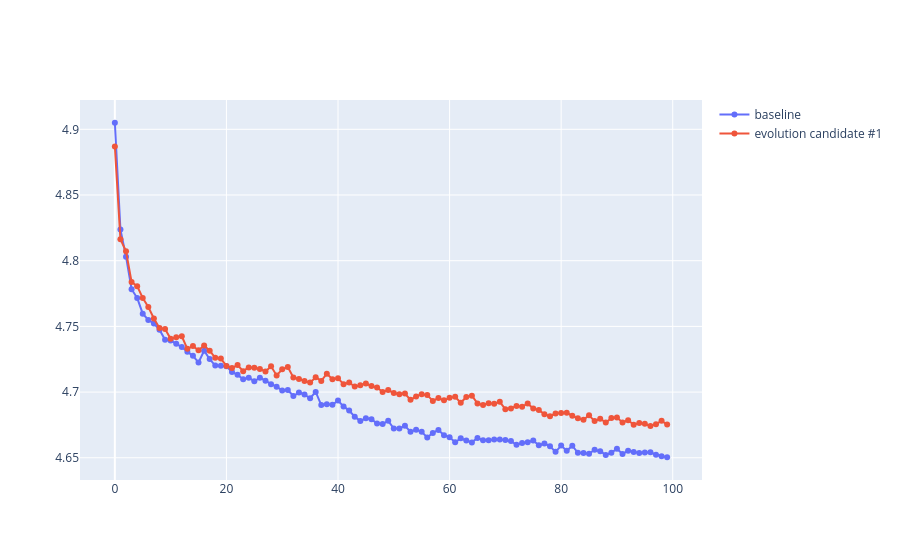

Notebook cell for this chart:
### Code cell
import pandas as pd
import re
import plotly.graph_objects as go
from plotly.subplots import make_subplots

def parse_tensor(x):
    if isinstance(x, str):
        m = re.search(r"tensor\(([-+]?\d*\.?\d+)\)", x)
        if m:
            return float(m.group(1))
    return float(x)

df_baseline = pd.read_csv("/home/piotr/repos/magisterka/outputs/csv/vrp10_baseline.csv")
df_baseline["score"] = df_baseline["score"].apply(parse_tensor)
df_baseline["source"] = "baseline"

df_evol1 = pd.read_csv("/home/piotr/repos/magisterka/outputs/najlepszy_osobnik_pelnej_ewolucji_fullrun/epochs.csv")
df_evol1["score"] = df_evol1["score"].apply(parse_tensor)
df_evol1["source"] = "baseline"

fig = go.Figure()

fig.add_trace(go.Scatter(
    x=df_baseline["epoch"],
    y=df_baseline["score"],
    mode="lines+markers",
    name=f"baseline"
))
fig.add_trace(go.Scatter(
    x=df_evol1["epoch"],
    y=df_evol1["score"],
    mode="lines+markers",
    name=f"evolution candidate #1"
))
fig.show(config={"scrollZoom": True})
fig.write_html("evolutionCandidate1.html" ,config={"scrollZoom": True})

### Figure 1 — Plotly figure (JSON) as saved in the notebook; plotly's stock layout.template omitted (floating-point values rounded to 4 significant figures)
{"data": [{"mode": "lines+markers", "name": "baseline", "type": "scatter", "x": [0, 1, 2, 3, 4, 5, 6, 7, 8, 9, 10, 11, 12, 13, 14, 15, 16, 17, 18, 19, 20, 21, 22, 23, 24, 25, 26, 27, 28, 29, 30, 31, 32, 33, 34, 35, 36, 37, 38, 39, 40, 41, 42, 43, 44, 45, 46, 47, 48, 49, 50, 51, 52, 53, 54, 55, 56, 57, 58, 59, 60, 61, 62, 63, 64, 65, 66, 67, 68, 69, 70, 71, 72, 73, 74, 75, 76, 77, 78, 79, 80, 81, 82, 83, 84, 85, 86, 87, 88, 89, 90, 91, 92, 93, 94, 95, 96, 97, 98, 99], "y": [4.905, 4.824, 4.803, 4.778, 4.772, 4.76, 4.755, 4.752, 4.747, 4.74, 4.739, 4.737, 4.734, 4.731, 4.728, 4.723, 4.731, 4.725, 4.72, 4.72, 4.72, 4.715, 4.713, 4.71, 4.711, 4.708, 4.711, 4.709, 4.706, 4.704, 4.701, 4.702, 4.697, 4.7, 4.698, 4.695, 4.7, 4.69, 4.691, 4.69, 4.694, 4.689, 4.686, 4.681, 4.678, 4.68, 4.679, 4.676, 4.676, 4.678, 4.672, 4.672, 4.674, 4.67, 4.671, 4.67, 4.665, 4.669, 4.671, 4.667, 4.666, 4.662, 4.665, 4.663, 4.662, 4.665, 4.663, 4.663, 4.664, 4.664, 4.663, 4.663, 4.66, 4.661, 4.662, 4.663, 4.66, 4.661, 4.659, 4.654, 4.659, 4.655, 4.659, 4.654, 4.654, 4.653, 4.656, 4.655, 4.652, 4.654, 4.657, 4.653, 4.655, 4.654, 4.654, 4.654, 4.654, 4.652, 4.651, 4.65]}, {"mode": "lines+markers", "name": "evolution candidate #1", "type": "scatter", "x": [0, 1, 2, 3, 4, 5, 6, 7, 8, 9, 10, 11, 12, 13, 14, 15, 16, 17, 18, 19, 20, 21, 22, 23, 24, 25, 26, 27, 28, 29, 30, 31, 32, 33, 34, 35, 36, 37, 38, 39, 40, 41, 42, 43, 44, 45, 46, 47, 48, 49, 50, 51, 52, 53, 54, 55, 56, 57, 58, 59, 60, 61, 62, 63, 64, 65, 66, 67, 68, 69, 70, 71, 72, 73, 74, 75, 76, 77, 78, 79, 80, 81, 82, 83, 84, 85, 86, 87, 88, 89, 90, 91, 92, 93, 94, 95, 96, 97, 98, 99], "y": [4.887, 4.816, 4.807, 4.784, 4.781, 4.772, 4.765, 4.756, 4.749, 4.748, 4.741, 4.742, 4.742, 4.733, 4.735, 4.732, 4.735, 4.731, 4.726, 4.726, 4.72, 4.718, 4.721, 4.716, 4.719, 4.719, 4.718, 4.716, 4.72, 4.713, 4.717, 4.719, 4.711, 4.71, 4.708, 4.707, 4.711, 4.708, 4.714, 4.71, 4.71, 4.706, 4.707, 4.704, 4.705, 4.707, 4.705, 4.704, 4.7, 4.702, 4.699, 4.698, 4.699, 4.694, 4.697, 4.698, 4.698, 4.693, 4.696, 4.694, 4.696, 4.696, 4.692, 4.696, 4.697, 4.691, 4.69, 4.691, 4.691, 4.693, 4.687, 4.688, 4.689, 4.689, 4.691, 4.688, 4.686, 4.683, 4.682, 4.684, 4.684, 4.684, 4.682, 4.68, 4.679, 4.682, 4.678, 4.68, 4.677, 4.68, 4.681, 4.677, 4.679, 4.675, 4.676, 4.676, 4.674, 4.676, 4.678, 4.675]}], "layout": {}}
